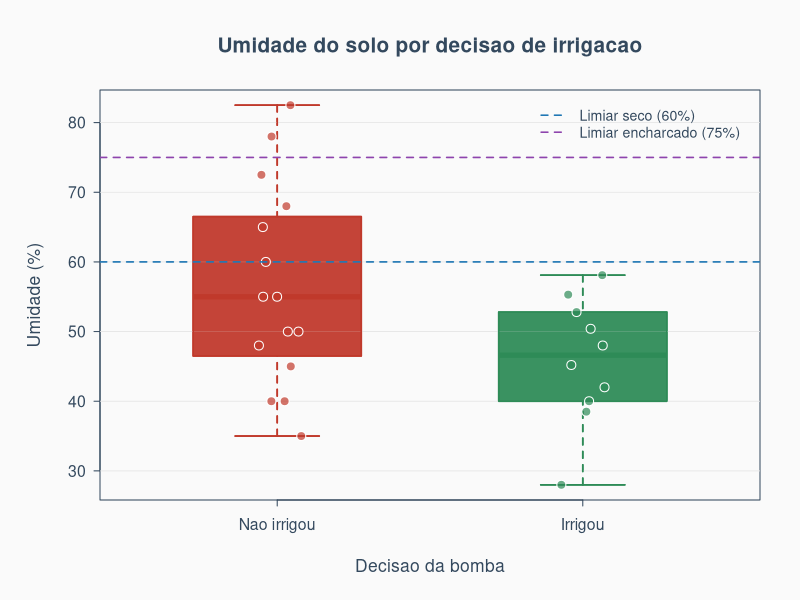
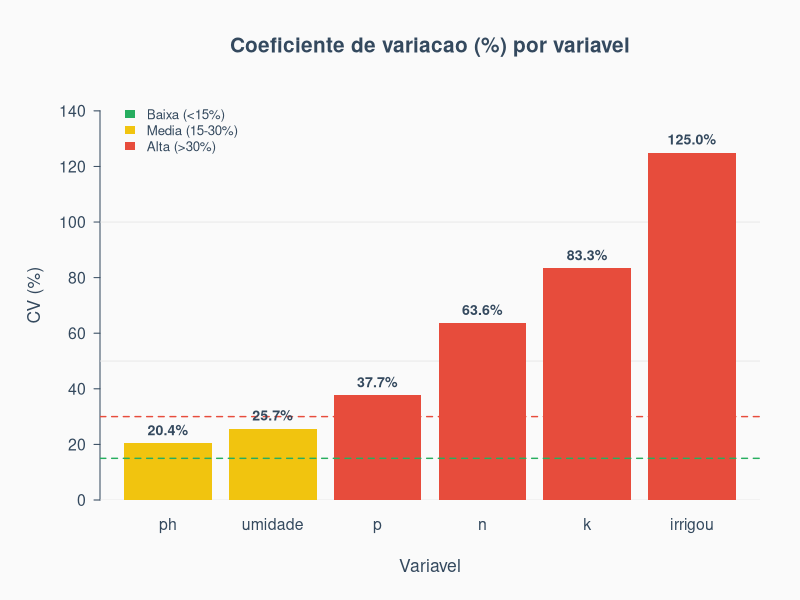
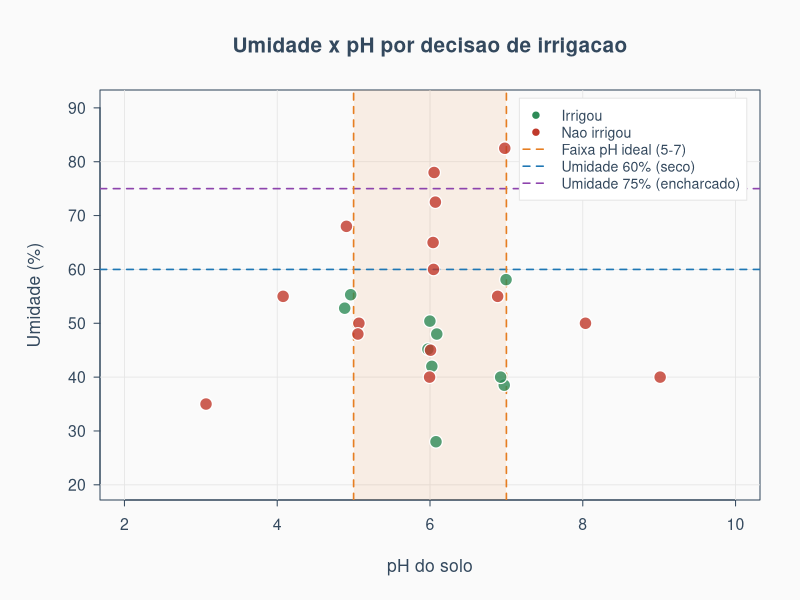

Here is the R script that generated these plots, in order:
# =========================================================================
# FarmTech Solutions - Opcional 2
# Analise estatistica dos dados do viveiro de Araucaria angustifolia
#
# Tecnicas aplicadas (cobertura ampla do programa da disciplina de R da FIAP):
#   1. Estatistica descritiva        - summary, media, mediana, desvio-padrao
#   2. Coeficiente de variacao (CV)  - medida relativa de dispersao
#   3. Correlacao de Pearson         - forca e direcao entre as variaveis
#   4. Regressao linear simples      - umidade ~ pH (tecnica exigida FIAP)
#   5. Regressao logistica           - irrigou ~ todas as variaveis (decisao
#                                      de irrigacao como variavel binaria)
#
# Base simulada: 25 linhas em dados_sensores.csv com as colunas
#   umidade (%), ph (0-14), n, p, k (0/1 presente-ausente), irrigou (0/1)
#
# A regra de irrigacao implementada no ESP32 (sketh.ino) eh:
#   irrigou = (umidade < 60) AND (5 <= ph <= 7) AND (p == 1) AND (n OR k)
#
# Como rodar:
#   1. Instalar R (https://cran.r-project.org/) - R >= 4.0
#   2. No terminal, dentro desta pasta:
#        Rscript analise_irrigacao.R
#      Ou abrir no RStudio e rodar linha a linha.
#
# Dependencias: somente base R (sem pacotes externos).
# =========================================================================

# Para rodar independente da pasta em que foi chamado:
if (!interactive()) {
  args <- commandArgs(trailingOnly = FALSE)
  file_arg <- sub("^--file=", "", args[grep("^--file=", args)])
  if (length(file_arg) > 0 && nzchar(file_arg)) {
    setwd(dirname(normalizePath(file_arg)))
  }
}

cat(rep("=", 72), "\n", sep = "")
cat(" FarmTech - Analise estatistica (Opcional 2)\n")
cat(" Cultura: Araucaria angustifolia (pinheiro-do-parana)\n")
cat(rep("=", 72), "\n\n", sep = "")

# -------------------------------------------------------------------------
# 1. Leitura dos dados
# -------------------------------------------------------------------------
dados <- read.csv("dados_sensores.csv", stringsAsFactors = FALSE)

cat("[1] DADOS CARREGADOS\n")
cat("  linhas x colunas: ", nrow(dados), " x ", ncol(dados), "\n", sep = "")
cat("  colunas: ", paste(names(dados), collapse = ", "), "\n\n", sep = "")
print(head(dados, 6))
cat("\n")

# -------------------------------------------------------------------------
# 2. Estatistica descritiva
# -------------------------------------------------------------------------
cat(rep("-", 72), "\n", sep = "")
cat("[2] ESTATISTICA DESCRITIVA\n")
cat(rep("-", 72), "\n", sep = "")
print(summary(dados))
cat("\n")

# -------------------------------------------------------------------------
# 3. Coeficiente de variacao (CV = desvio-padrao / media * 100)
#    - CV < 15%  = baixa dispersao
#    - CV 15-30% = media dispersao
#    - CV > 30%  = alta dispersao
# -------------------------------------------------------------------------
cat(rep("-", 72), "\n", sep = "")
cat("[3] COEFICIENTE DE VARIACAO (CV)\n")
cat(rep("-", 72), "\n", sep = "")

cv <- function(x) {
  m <- mean(x, na.rm = TRUE)
  if (m == 0) return(NA_real_)
  sd(x, na.rm = TRUE) / m * 100
}

tab_cv <- data.frame(
  variavel = names(dados),
  media    = sapply(dados, function(x) round(mean(x, na.rm = TRUE), 3)),
  sd       = sapply(dados, function(x) round(sd(x, na.rm = TRUE), 3)),
  cv_pct   = sapply(dados, function(x) round(cv(x), 2)),
  row.names = NULL
)
print(tab_cv)

cat("\nInterpretacao:\n")
for (i in seq_len(nrow(tab_cv))) {
  v <- tab_cv$variavel[i]
  c <- tab_cv$cv_pct[i]
  if (is.na(c)) {
    nivel <- "indefinido (media zero)"
  } else if (c < 15) {
    nivel <- "BAIXA dispersao - dados homogeneos"
  } else if (c < 30) {
    nivel <- "MEDIA dispersao"
  } else {
    nivel <- "ALTA dispersao - dados heterogeneos"
  }
  cat("  - ", v, ": CV = ", c, "% -> ", nivel, "\n", sep = "")
}
cat("\n")

# -------------------------------------------------------------------------
# 4. Matriz de correlacao de Pearson
#    |r| proximo de 1 = forte associacao linear
# -------------------------------------------------------------------------
cat(rep("-", 72), "\n", sep = "")
cat("[4] MATRIZ DE CORRELACAO (Pearson)\n")
cat(rep("-", 72), "\n", sep = "")
mat_cor <- round(cor(dados), 3)
print(mat_cor)

cat("\nCorrelacoes com a variavel 'irrigou':\n")
cors_irr <- sort(mat_cor["irrigou", names(dados) != "irrigou"], decreasing = TRUE)
for (v in names(cors_irr)) {
  r <- cors_irr[[v]]
  forca <- if (abs(r) < 0.2) "muito fraca"
           else if (abs(r) < 0.4) "fraca"
           else if (abs(r) < 0.6) "moderada"
           else if (abs(r) < 0.8) "forte"
           else "muito forte"
  direcao <- if (r < 0) "negativa" else "positiva"
  cat("  - ", v, ": r = ", r, " (", forca, " ", direcao, ")\n", sep = "")
}
cat("\n")

# -------------------------------------------------------------------------
# 5. Regressao linear simples: umidade ~ ph
#    Exemplo pedagogico da tecnica (a disciplina de R da FIAP cobra).
# -------------------------------------------------------------------------
cat(rep("-", 72), "\n", sep = "")
cat("[5] REGRESSAO LINEAR SIMPLES: umidade ~ ph\n")
cat(rep("-", 72), "\n", sep = "")
modelo_lin <- lm(umidade ~ ph, data = dados)
print(summary(modelo_lin))

b0 <- coef(modelo_lin)[1]
b1 <- coef(modelo_lin)[2]
r2 <- summary(modelo_lin)$r.squared
cat(sprintf("\nEquacao: umidade = %.3f + %.3f * ph\n", b0, b1))
cat(sprintf("R-quadrado: %.4f (%.1f%% da variancia de umidade explicada pelo pH)\n",
            r2, r2 * 100))
if (r2 < 0.1) {
  cat("Interpretacao: umidade e pH sao praticamente independentes neste dataset,\n")
  cat("  o que faz sentido fisico - sao grandezas medidas por sensores distintos.\n")
}
cat("\n")

# -------------------------------------------------------------------------
# 6. Regressao logistica: irrigou ~ todas as variaveis
#    Modelo de decisao binaria (liga/desliga bomba).
# -------------------------------------------------------------------------
cat(rep("-", 72), "\n", sep = "")
cat("[6] REGRESSAO LOGISTICA: irrigou ~ umidade + ph + n + p + k\n")
cat(rep("-", 72), "\n", sep = "")

# suprime warnings de separacao perfeita (esperados - a regra eh deterministica)
modelo_log <- suppressWarnings(
  glm(irrigou ~ umidade + ph + n + p + k,
      data   = dados,
      family = binomial(link = "logit"))
)
print(summary(modelo_log))

# Qualidade: matriz de confusao com corte 0.5
prob   <- suppressWarnings(predict(modelo_log, type = "response"))
pred   <- as.integer(prob >= 0.5)
confm  <- table(observado = dados$irrigou, previsto = pred)

cat("\nMatriz de confusao (corte 0.5):\n")
print(confm)

acerto <- sum(diag(confm)) / sum(confm)
cat(sprintf("\nAcuracia: %.1f%% (%d de %d linhas)\n",
            acerto * 100, sum(diag(confm)), sum(confm)))

cat("\nInterpretacao dos coeficientes (odds ratio = exp(beta)):\n")
odds <- round(exp(coef(modelo_log)), 3)
for (v in names(odds)) {
  cat("  - ", v, ": OR = ", odds[[v]], "\n", sep = "")
}
cat("  OR > 1 aumenta chance de irrigar; OR < 1 diminui.\n")
cat("  Aviso: com n=25 e regra deterministica, os erros-padrao sao grandes\n")
cat("  (problema de 'separacao perfeita') - esperado neste cenario didatico.\n\n")

# -------------------------------------------------------------------------
# 7. Graficos - salva como PNG na pasta atual
# -------------------------------------------------------------------------
cat(rep("-", 72), "\n", sep = "")
cat("[7] GRAFICOS\n")
cat(rep("-", 72), "\n", sep = "")

# 7a. Boxplot: umidade por decisao de irrigar
# Paleta e tema visual consistentes
cor_irrig    <- "#2E8B57"
cor_nao      <- "#C0392B"
cor_seco     <- "#1F77B4"
cor_enchar   <- "#8E44AD"
cor_ph       <- "#E67E22"
cor_neutro   <- "#34495E"
fundo        <- "#FAFAFA"
grade        <- "#E5E5E5"

setup_tema <- function() {
  par(bg = fundo, family = "sans",
      mar = c(5, 5, 4.5, 2),
      mgp = c(2.8, 0.7, 0),
      tcl = -0.3, las = 1, cex.axis = 0.95, cex.lab = 1.05,
      cex.main = 1.25, font.main = 2, col.main = cor_neutro,
      col.axis = cor_neutro, col.lab = cor_neutro,
      fg = cor_neutro)
}
grade_h <- function() {
  usr <- par("usr")
  yt  <- pretty(c(usr[3], usr[4]))
  abline(h = yt, col = grade, lwd = 0.8)
}

# 7a. Boxplot: umidade por decisao de irrigar
png("grafico_boxplot_umidade.png", width = 1100, height = 750, res = 140)
setup_tema()
boxplot(umidade ~ irrigou, data = dados,
        names    = c("Nao irrigou", "Irrigou"),
        col      = c(adjustcolor(cor_nao, 0.75),
                     adjustcolor(cor_irrig, 0.75)),
        border   = c(cor_nao, cor_irrig),
        boxwex   = 0.55, lwd = 1.6,
        outpch   = 21, outbg = "white", outcol = cor_neutro,
        main     = "Umidade do solo por decisao de irrigacao",
        ylab     = "Umidade (%)", xlab = "Decisao da bomba")
grade_h()
boxplot(umidade ~ irrigou, data = dados,
        col = c(adjustcolor(cor_nao, 0.75), adjustcolor(cor_irrig, 0.75)),
        border = c(cor_nao, cor_irrig), boxwex = 0.55, lwd = 1.6,
        outpch = 21, outbg = "white", outcol = cor_neutro,
        add = TRUE, axes = FALSE)
set.seed(1)
xj <- jitter(as.numeric(factor(dados$irrigou)), amount = 0.08)
points(xj, dados$umidade, pch = 21,
       bg = adjustcolor(ifelse(dados$irrigou == 1, cor_irrig, cor_nao), 0.7),
       col = "white", cex = 1.2)
abline(h = 60, lty = 2, col = cor_seco,   lwd = 1.6)
abline(h = 75, lty = 2, col = cor_enchar, lwd = 1.6)
legend("topright", inset = 0.02, bty = "n", cex = 0.85,
       legend = c("Limiar seco (60%)", "Limiar encharcado (75%)"),
       col = c(cor_seco, cor_enchar), lty = 2, lwd = 1.6,
       bg = "white", box.col = grade)
invisible(dev.off())

# 7b. Barras: coeficiente de variacao por variavel
png("grafico_cv.png", width = 1100, height = 750, res = 140)
setup_tema()
ord     <- order(tab_cv$cv_pct)
vals    <- tab_cv$cv_pct[ord]
labs    <- tab_cv$variavel[ord]
cores_b <- ifelse(vals < 15, "#27AE60",
           ifelse(vals < 30, "#F1C40F", "#E74C3C"))
ymax <- max(vals) * 1.18
bp <- barplot(vals, names.arg = labs,
              col = cores_b, border = NA, ylim = c(0, ymax),
              main = "Coeficiente de variacao (%) por variavel",
              ylab = "CV (%)", xlab = "Variavel")
grade_h()
barplot(vals, col = cores_b, border = NA, add = TRUE, axes = FALSE)
abline(h = c(15, 30), lty = 2, col = c("#27AE60", "#E74C3C"), lwd = 1.4)
text(bp, vals, labels = sprintf("%.1f%%", vals),
     pos = 3, offset = 0.4, cex = 0.85, col = cor_neutro, font = 2)
legend("topleft", inset = 0.02, bty = "n", cex = 0.8,
       legend = c("Baixa (<15%)", "Media (15-30%)", "Alta (>30%)"),
       fill = c("#27AE60", "#F1C40F", "#E74C3C"), border = NA)
invisible(dev.off())

# 7c. Scatter: umidade vs pH colorido por irrigacao
png("grafico_scatter_umid_ph.png", width = 1100, height = 750, res = 140)
setup_tema()
cores <- ifelse(dados$irrigou == 1, cor_irrig, cor_nao)
plot(dados$ph, dados$umidade, type = "n",
     xlim = c(2, 10), ylim = c(20, max(dados$umidade) + 8),
     main = "Umidade x pH por decisao de irrigacao",
     xlab = "pH do solo", ylab = "Umidade (%)")
grade_h()
abline(v = pretty(c(2, 10)), col = grade, lwd = 0.8)
rect(5, par("usr")[3], 7, par("usr")[4],
     col = adjustcolor(cor_ph, 0.10), border = NA)
abline(h = 60, lty = 2, col = cor_seco,   lwd = 1.6)
abline(h = 75, lty = 2, col = cor_enchar, lwd = 1.6)
abline(v = c(5, 7), lty = 2, col = cor_ph, lwd = 1.6)
points(jitter(dados$ph, 0.6), dados$umidade,
       pch = 21, bg = adjustcolor(cores, 0.8),
       col = "white", cex = 1.7, lwd = 1.2)
legend("topright", inset = 0.02, bty = "o", cex = 0.85,
       bg = "white", box.col = grade,
       legend = c("Irrigou", "Nao irrigou",
                  "Faixa pH ideal (5-7)",
                  "Umidade 60% (seco)",
                  "Umidade 75% (encharcado)"),
       col = c(cor_irrig, cor_nao, cor_ph, cor_seco, cor_enchar),
       pch = c(19, 19, NA, NA, NA),
       lty = c(NA, NA, 2, 2, 2), lwd = c(NA, NA, 1.6, 1.6, 1.6))
invisible(dev.off())

cat("  Graficos salvos:\n")
cat("    - grafico_boxplot_umidade.png\n")
cat("    - grafico_cv.png\n")
cat("    - grafico_scatter_umid_ph.png\n\n")

# -------------------------------------------------------------------------
# 8. Conclusao automatica
# -------------------------------------------------------------------------
cat(rep("=", 72), "\n", sep = "")
cat(" CONCLUSAO\n")
cat(rep("=", 72), "\n", sep = "")
cat(sprintf(
  " - Dos %d registros, %d (%.0f%%) resultaram em irrigacao.\n",
  nrow(dados), sum(dados$irrigou), mean(dados$irrigou) * 100))
cat(sprintf(
  " - Umidade media: %.1f%% (CV=%.1f%%).\n",
  mean(dados$umidade), cv(dados$umidade)))
cat(sprintf(
  " - pH medio: %.1f (faixa observada %d-%d).\n",
  mean(dados$ph), min(dados$ph), max(dados$ph)))
cat(sprintf(
  " - Modelo logistico classificou corretamente %.0f%% dos casos.\n",
  acerto * 100))
cat(" - A variavel 'p' (fosforo) eh critica - sem P, irrigacao sempre = 0.\n")
cat(rep("=", 72), "\n", sep = "")
